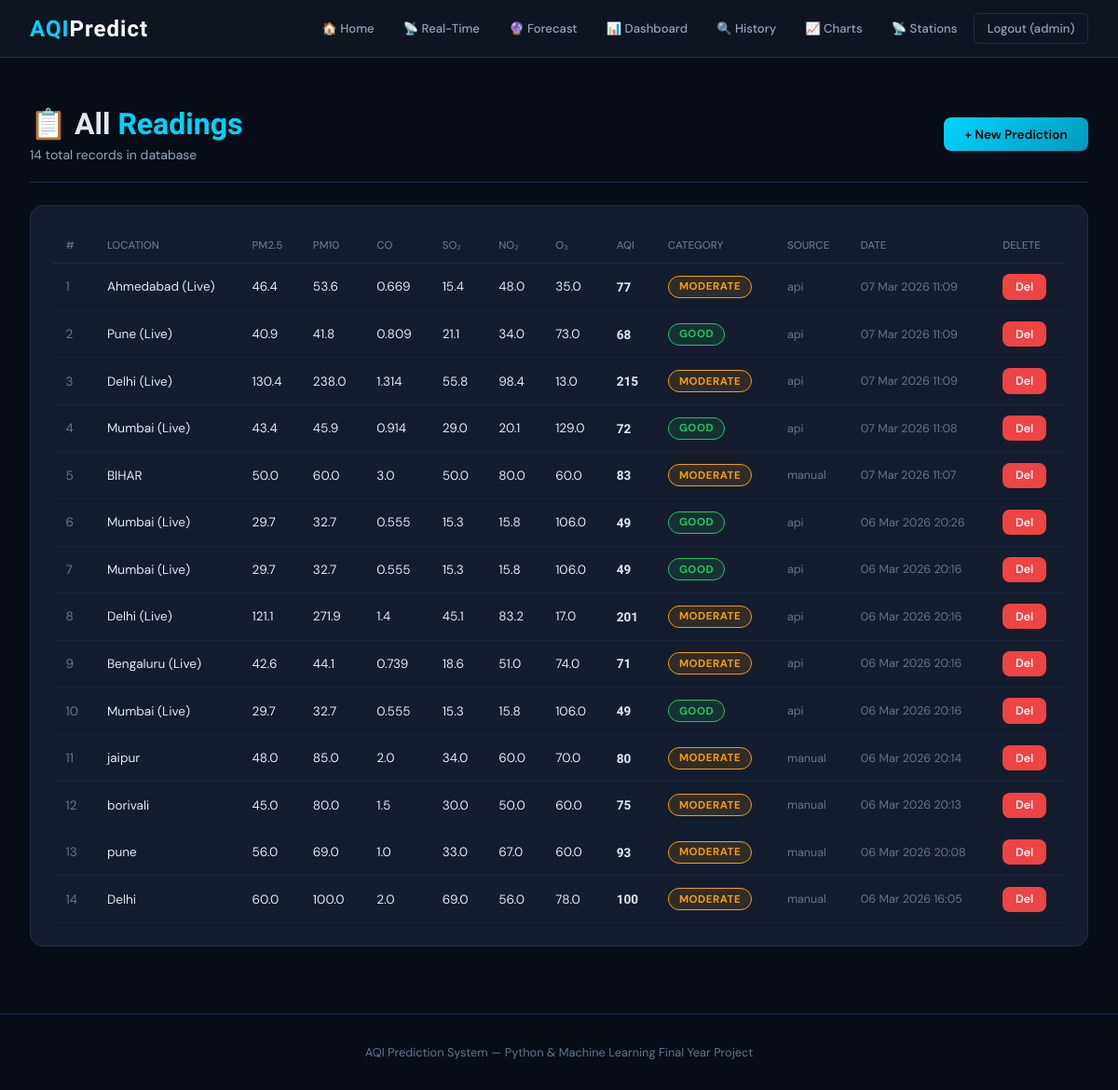
/readings/ (signed in), run on the app's committed database.
### aqi_app/models.py (models this page shows, shortened)
class AQIReading(models.Model):
    AQI_CHOICES = [
        ('Good', 'Good'),
        ('Moderate', 'Moderate'),
        ('Poor', 'Poor'),
        ('Very Poor', 'Very Poor'),
        ('Severe', 'Severe'),
    ]
    SOURCE_CHOICES = [
        ('manual', 'Manual Entry'),
        ('iot',    'IoT Sensor'),
        ('api',    'API'),
    ]
    station    = models.ForeignKey(Station, on_delete=models.SET_NULL, null=True, blank=True)
    user       = models.ForeignKey(User, on_delete=models.SET_NULL, null=True, blank=True)
    pm25  = models.FloatField()
    pm10  = models.FloatField()
    co    = models.FloatField()
    so2   = models.FloatField()
    no2   = models.FloatField()
    o3    = models.FloatField()
    predicted_category = models.CharField(max_length=20, choices=AQI_CHOICES, blank=True)
    aqi_value          = models.IntegerField(default=0)
    location_name = models.CharField(max_length=200, blank=True)
    source        = models.CharField(max_length=10, choices=SOURCE_CHOICES, default='manual')
    recorded_at   = models.DateTimeField(default=timezone.now)
    class Meta:
        ordering = ['-recorded_at']
    def badge_class(self):
        return {
            'Good': 'good', 'Moderate': 'moderate',
            'Poor': 'poor', 'Very Poor': 'verypoor', 'Severe': 'severe'
        }.get(self.predicted_category, 'moderate')

### aqi_app/views.py (the view)
# urls.py: path('readings/',   views.readings_list,   name='readings_list'),
@login_required
def readings_list(request):
    return render(request,'readings.html',{'readings':AQIReading.objects.all()})

### templates/readings.html (shortened to what this page needs)
{% extends 'base.html' %}
{% block content %}
<div class="ph" style="display:flex;align-items:center;justify-content:space-between;flex-wrap:wrap;gap:1rem;">
  <div><h1>📋 All <span class="accent">Readings</span></h1><p>{{ readings|length }} total records in database</p></div>
  <a href="/" class="btn btn-primary">+ New Prediction</a>
</div>
<div class="card">
  {% if readings %}<div style="overflow-x:auto"><table><thead><tr><th>#</th><th>Location</th><th>PM2.5</th><th>PM10</th><th>CO</th><th>SO₂</th><th>NO₂</th><th>O₃</th><th>AQI</th><th>Category</th><th>Source</th><th>Date</th><th>Delete</th></tr></thead><tbody>
  {% for r in readings %}<tr><td style="color:var(--muted);">{{ forloop.counter }}</td><td>{{ r.location_name }}</td><td>{{ r.pm25 }}</td><td>{{ r.pm10 }}</td><td>{{ r.co }}</td><td>{{ r.so2 }}</td><td>{{ r.no2 }}</td><td>{{ r.o3 }}</td><td style="font-family:'Rajdhani',sans-serif;font-weight:700;">{{ r.aqi_value }}</td><td><span class="badge badge-{{ r.badge_class }}">{{ r.predicted_category }}</span></td><td style="color:var(--muted);font-size:.78rem;">{{ r.source }}</td><td style="color:var(--muted);font-size:.78rem;white-space:nowrap;">{{ r.recorded_at|date:"d M Y H:i" }}</td><td><a href="/readings/delete/{{ r.pk }}/" onclick="return confirm('Delete?')" class="btn btn-danger btn-sm">Del</a></td></tr>{% endfor %}
  </tbody></table></div>
  {% else %}<p style="color:var(--muted);padding:1rem 0;">No readings yet. <a href="/" style="color:var(--accent);">Make first prediction →</a></p>{% endif %}
</div>
{% endblock %}

### templates/base.html (shortened to what this page needs)
<!DOCTYPE html>
<html lang="en">
<head>
</head>
<body>
<nav>
  <a href="/" class="brand">AQI<span>Predict</span></a>
  <div class="nav-links">
    <a href="/" class="hm">🏠 Home</a>
    <a href="/realtime/" class="hm">📡 Real-Time</a>
    <a href="/future/" class="hm">🔮 Forecast</a>
    {% if user.is_authenticated %}
      <a href="/dashboard/" class="hm">📊 Dashboard</a>
      <a href="/search/" class="hm">🔍 History</a>
      <a href="/charts/" class="hm">📈 Charts</a>
      <a href="/stations/" class="hm">📡 Stations</a>
      <a href="/logout/" class="btn btn-outline btn-sm">Logout ({{ user.username }})</a>
    {% else %}
      <a href="/login/" class="btn btn-login btn-sm">🔐 Admin Login</a>
    {% endif %}
  </div>
</nav>
<div class="container">
  {% block content %}{% endblock %}
</div>
<footer style="text-align:center;padding:2rem;color:var(--muted);font-size:.8rem;border-top:1px solid var(--border);margin-top:3rem;">AQI Prediction System — Python &amp; Machine Learning Final Year Project</footer>
</body>
</html>

### templates/base.html (style rules this page uses)
:root { --bg:#080d18;--surface:#0f1623;--card:#141d2e;--border:#1e2d45;--accent:#00d4ff;--text:#e2e8f0;--muted:#64748b;--muted2:#94a3b8;--good:#22c55e;--mod:#f59e0b;--poor:#f97316;--vp:#ef4444;--sev:#7c3aed; }
* { margin:0;padding:0;box-sizing:border-box; }
body { font-family:'DM Sans',sans-serif;background:var(--bg);color:var(--text);min-height:100vh; }
nav { background:rgba(15,22,35,.97);border-bottom:1px solid var(--border);padding:0 2rem;display:flex;align-items:center;justify-content:space-between;height:62px;position:sticky;top:0;z-index:200;backdrop-filter:blur(12px); }
.brand { font-family:'Rajdhani',sans-serif;font-size:1.5rem;font-weight:700;color:var(--accent);text-decoration:none;letter-spacing:1px; }
.brand span { color:#fff; }
.nav-links { display:flex;gap:.25rem;align-items:center;flex-wrap:wrap; }
.nav-links a { color:var(--muted2);text-decoration:none;padding:.45rem .85rem;border-radius:6px;font-size:.82rem;font-weight:500;transition:all .2s; }
.container { max-width:1280px;margin:0 auto;padding:1.5rem 2rem; }
.card { background:var(--card);border:1px solid var(--border);border-radius:14px;padding:1.5rem; }
.btn { display:inline-flex;align-items:center;gap:.4rem;padding:.6rem 1.4rem;border-radius:8px;border:none;font-size:.85rem;font-weight:600;cursor:pointer;text-decoration:none;transition:all .2s;font-family:'DM Sans',sans-serif; }
.btn-primary { background:linear-gradient(135deg,var(--accent),#0099bb);color:#000; }
.btn-danger { background:var(--vp);color:#fff; }
.btn-outline { background:transparent;border:1px solid var(--border);color:var(--text); }
.btn-sm { padding:.35rem .85rem;font-size:.78rem; }
.badge { display:inline-block;padding:.22rem .7rem;border-radius:20px;font-size:.72rem;font-weight:700;text-transform:uppercase;letter-spacing:.5px; }
.badge-good { background:rgba(34,197,94,.12);color:var(--good);border:1px solid var(--good); }
.badge-moderate { background:rgba(245,158,11,.12);color:var(--mod);border:1px solid var(--mod); }
table { width:100%;border-collapse:collapse;font-size:.85rem; }
th { color:var(--muted);font-weight:500;text-align:left;padding:.7rem .85rem;border-bottom:1px solid var(--border);font-size:.72rem;text-transform:uppercase; }
td { padding:.7rem .85rem;border-bottom:1px solid rgba(30,45,69,.5); }
.ph { padding:1.75rem 0 1.25rem;margin-bottom:1.5rem;border-bottom:1px solid var(--border); }
.ph h1 { font-family:'Rajdhani',sans-serif;font-size:2rem;font-weight:700; }
.ph p { color:var(--muted2);font-size:.875rem;margin-top:.3rem; }
.accent { color:var(--accent); }

### data on the page
AQIReading: location_name "Ahmedabad (Live)", pm25 "46.4", pm10 "53.6", co "0.669", so2 "15.4", no2 "48.0", o3 "35.0", aqi_value "77", predicted_category "MODERATE", source "api", recorded_at "07 Mar 2026 11:09"
AQIReading: location_name "Pune (Live)", pm25 "40.9", pm10 "41.8", co "0.809", so2 "21.1", no2 "34.0", o3 "73.0", aqi_value "68", predicted_category "GOOD", source "api", recorded_at "07 Mar 2026 11:09"
AQIReading: location_name "Delhi (Live)", pm25 "130.4", pm10 "238.0", co "1.314", so2 "55.8", no2 "98.4", o3 "13.0", aqi_value "215", predicted_category "MODERATE", source "api", recorded_at "07 Mar 2026 11:09"
AQIReading: location_name "Mumbai (Live)", pm25 "43.4", pm10 "45.9", co "0.914", so2 "29.0", no2 "20.1", o3 "129.0", aqi_value "72", predicted_category "GOOD", source "api", recorded_at "07 Mar 2026 11:08"
AQIReading: location_name "BIHAR", pm25 "50.0", pm10 "60.0", co "3.0", so2 "50.0", no2 "80.0", o3 "60.0", aqi_value "83", predicted_category "MODERATE", source "manual", recorded_at "07 Mar 2026 11:07"
AQIReading: location_name "Mumbai (Live)", pm25 "29.7", pm10 "32.7", co "0.555", so2 "15.3", no2 "15.8", o3 "106.0", aqi_value "49", predicted_category "GOOD", source "api", recorded_at "06 Mar 2026 20:26"
AQIReading: location_name "Mumbai (Live)", pm25 "29.7", pm10 "32.7", co "0.555", so2 "15.3", no2 "15.8", o3 "106.0", aqi_value "49", predicted_category "GOOD", source "api", recorded_at "06 Mar 2026 20:16"
AQIReading: location_name "Delhi (Live)", pm25 "121.1", pm10 "271.9", co "1.4", so2 "45.1", no2 "83.2", o3 "17.0", aqi_value "201", predicted_category "MODERATE", source "api", recorded_at "06 Mar 2026 20:16"
AQIReading: location_name "Bengaluru (Live)", pm25 "42.6", pm10 "44.1", co "0.739", so2 "18.6", no2 "51.0", o3 "74.0", aqi_value "71", predicted_category "MODERATE", source "api", recorded_at "06 Mar 2026 20:16"
AQIReading: location_name "Mumbai (Live)", pm25 "29.7", pm10 "32.7", co "0.555", so2 "15.3", no2 "15.8", o3 "106.0", aqi_value "49", predicted_category "GOOD", source "api", recorded_at "06 Mar 2026 20:16"
AQIReading: location_name "jaipur", pm25 "48.0", pm10 "85.0", co "2.0", so2 "34.0", no2 "60.0", o3 "70.0", aqi_value "80", predicted_category "MODERATE", source "manual", recorded_at "06 Mar 2026 20:14"
AQIReading: location_name "borivali", pm25 "45.0", pm10 "80.0", co "1.5", so2 "30.0", no2 "50.0", o3 "60.0", aqi_value "75", predicted_category "MODERATE", source "manual", recorded_at "06 Mar 2026 20:13"
AQIReading: location_name "pune", pm25 "56.0", pm10 "69.0", co "1.0", so2 "33.0", no2 "67.0", o3 "60.0", aqi_value "93", predicted_category "MODERATE", source "manual", recorded_at "06 Mar 2026 20:08"
AQIReading: location_name "Delhi", pm25 "60.0", pm10 "100.0", co "2.0", so2 "69.0", no2 "56.0", o3 "78.0", aqi_value "100", predicted_category "MODERATE", source "manual", recorded_at "06 Mar 2026 16:05"

### other printed values
{{ user.username }} "admin"
{{ readings|length }} "14"
